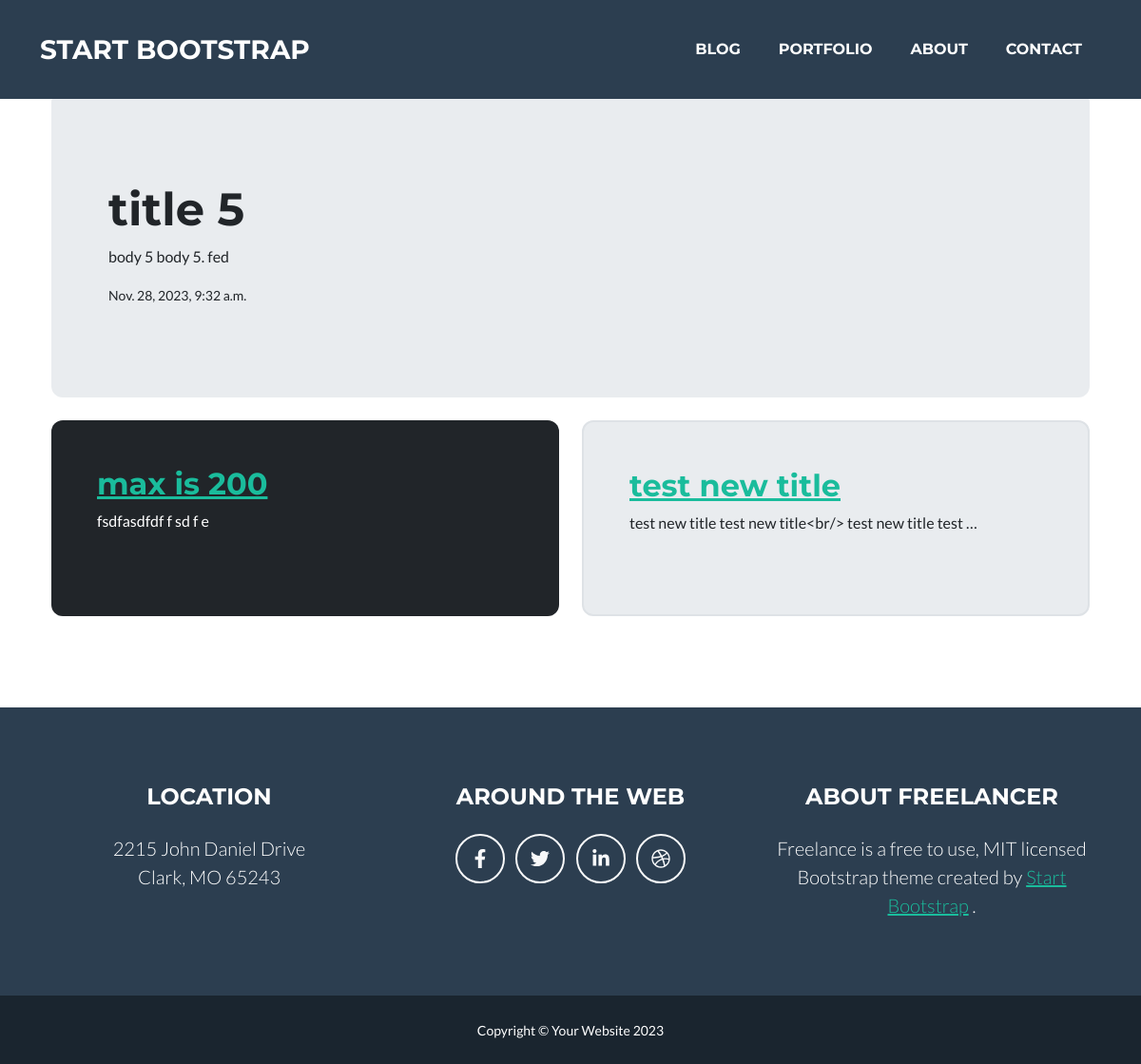
Screenshot of /blog/20/ with the database file from the repository.
### post/models.py (models this page shows)
class Post(models.Model):
    title = models.CharField(max_length=200)
    body = models.TextField()
    created = models.DateTimeField(default=datetime.now(),)

### post/views.py (the view)
# urls.py: path('<int:post_id>/', views.post_page, name="post"),
def post_page(request, post_id):
    data_l = Post.objects.filter(id__lt=post_id).last()
    if not data_l:
        data_l = Post.objects.filter(id__lte=post_id).last()
    data_g = Post.objects.filter(id__gt=post_id).first()
    if not data_g:
        data_g = Post.objects.filter(id__gte=post_id).first()
    data = Post.objects.get(id=post_id)
    return render(request, 'post/post.html', {'post': data, 'post_l': data_l, 'post_g': data_g})

### post/templates/post/post.html (shortened to what this page needs)
{% extends 'index.html' %}
{% block content %}
<main>
  <div class="container py-6">
    <div class="p-5 mb-4 bg-body-tertiary rounded-3 jumbotron">
      <div class="container-fluid py-5">
        <h1 class="display-5 fw-bold">{{ post.title }}</h1>
        <p class="">{{ post.body }}</p>
        <small>{{ post.created }}</small>
      </div>
    </div>
    <div class="row align-items-md-stretch">
      <div class="col-md-6">
        <div class="h-100 p-5 text-bg-dark rounded-3">
          <h2><a href="{% url 'post' post_l.id %}">{{ post_l.title }}</a></h2>
          <p>{{ post_l.body|truncatewords:10 }}</p>
        </div>
      </div>
      <div class="col-md-6">
        <div class="h-100 p-5 bg-body-tertiary border rounded-3 jumbotron">
          <h2><a href="{% url 'post' post_g.id %}">{{ post_g.title }}</a></h2>
          <p>{{ post_g.body|truncatewords:10 }}</p>
        </div>
      </div>
    </div>
  </div>
</main>
{% endblock %}

### templates/index.html (style rules this page uses)
.jumbotron { padding: 20px; margin-bottom:20px; background-color: #e9ecef; }

### rows the page displays
Post: title "title 5", body "body 5 body 5. fed", created "Nov. 28, 2023, 9:32 a.m."
Post: title "max is 200", body "fsdfasdfdf f sd f e"
Post: title "test new title", body "test new title test new title<br/> test new title test …"
